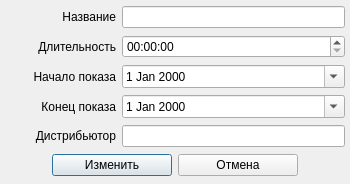
<?xml version="1.0" encoding="UTF-8"?>
<ui version="4.0">
 <class>EditFilmDialog</class>
 <widget class="QDialog" name="EditFilmDialog">
  <property name="geometry">
   <rect>
    <x>0</x>
    <y>0</y>
    <width>350</width>
    <height>184</height>
   </rect>
  </property>
  <property name="sizePolicy">
   <sizepolicy hsizetype="Fixed" vsizetype="Fixed">
    <horstretch>0</horstretch>
    <verstretch>0</verstretch>
   </sizepolicy>
  </property>
  <property name="windowTitle">
   <string>Изменить фильм</string>
  </property>
  <property name="windowIcon">
   <iconset resource="icons.qrc">
    <normaloff>:/icons/icons/edit2.ico</normaloff>:/icons/icons/edit2.ico</iconset>
  </property>
  <layout class="QGridLayout" name="gridLayout" columnstretch="1,2">
   <property name="leftMargin">
    <number>5</number>
   </property>
   <property name="topMargin">
    <number>5</number>
   </property>
   <property name="rightMargin">
    <number>5</number>
   </property>
   <property name="bottomMargin">
    <number>5</number>
   </property>
   <item row="0" column="0">
    <widget class="QLabel" name="nameLabel">
     <property name="text">
      <string>Название</string>
     </property>
     <property name="alignment">
      <set>Qt::AlignRight|Qt::AlignTrailing|Qt::AlignVCenter</set>
     </property>
    </widget>
   </item>
   <item row="0" column="1">
    <widget class="QLineEdit" name="nameEdit"/>
   </item>
   <item row="1" column="0">
    <widget class="QLabel" name="durationLabel">
     <property name="text">
      <string>Длительность</string>
     </property>
     <property name="alignment">
      <set>Qt::AlignRight|Qt::AlignTrailing|Qt::AlignVCenter</set>
     </property>
    </widget>
   </item>
   <item row="1" column="1">
    <widget class="QTimeEdit" name="durationTimeEdit">
     <property name="displayFormat">
      <string>HH:mm:ss</string>
     </property>
    </widget>
   </item>
   <item row="2" column="0">
    <widget class="QLabel" name="startLabel">
     <property name="text">
      <string>Начало показа</string>
     </property>
     <property name="alignment">
      <set>Qt::AlignRight|Qt::AlignTrailing|Qt::AlignVCenter</set>
     </property>
    </widget>
   </item>
   <item row="2" column="1">
    <widget class="QDateEdit" name="startDateEdit">
     <property name="calendarPopup">
      <bool>true</bool>
     </property>
    </widget>
   </item>
   <item row="3" column="0">
    <widget class="QLabel" name="finishLabel">
     <property name="text">
      <string>Конец показа</string>
     </property>
     <property name="alignment">
      <set>Qt::AlignRight|Qt::AlignTrailing|Qt::AlignVCenter</set>
     </property>
    </widget>
   </item>
   <item row="3" column="1">
    <widget class="QDateEdit" name="finishDateEdit">
     <property name="calendarPopup">
      <bool>true</bool>
     </property>
    </widget>
   </item>
   <item row="4" column="0">
    <widget class="QLabel" name="distLabel">
     <property name="text">
      <string>Дистрибьютор</string>
     </property>
     <property name="alignment">
      <set>Qt::AlignRight|Qt::AlignTrailing|Qt::AlignVCenter</set>
     </property>
    </widget>
   </item>
   <item row="4" column="1">
    <widget class="QLineEdit" name="distEdit"/>
   </item>
   <item row="5" column="0" colspan="2">
    <layout class="QHBoxLayout" name="horizontalLayout_2">
     <item>
      <spacer name="horizontalSpacer">
       <property name="orientation">
        <enum>Qt::Horizontal</enum>
       </property>
       <property name="sizeHint" stdset="0">
        <size>
         <width>40</width>
         <height>20</height>
        </size>
       </property>
      </spacer>
     </item>
     <item>
      <widget class="QPushButton" name="confirmButton">
       <property name="minimumSize">
        <size>
         <width>120</width>
         <height>0</height>
        </size>
       </property>
       <property name="maximumSize">
        <size>
         <width>120</width>
         <height>16777215</height>
        </size>
       </property>
       <property name="text">
        <string>Изменить</string>
       </property>
      </widget>
     </item>
     <item>
      <widget class="QPushButton" name="cancelButton">
       <property name="minimumSize">
        <size>
         <width>120</width>
         <height>0</height>
        </size>
       </property>
       <property name="maximumSize">
        <size>
         <width>120</width>
         <height>16777215</height>
        </size>
       </property>
       <property name="text">
        <string>Отмена</string>
       </property>
      </widget>
     </item>
     <item>
      <spacer name="horizontalSpacer_2">
       <property name="orientation">
        <enum>Qt::Horizontal</enum>
       </property>
       <property name="sizeHint" stdset="0">
        <size>
         <width>40</width>
         <height>20</height>
        </size>
       </property>
      </spacer>
     </item>
    </layout>
   </item>
  </layout>
 </widget>
 <resources>
  <include location="icons.qrc"/>
 </resources>
 <connections/>
</ui>
